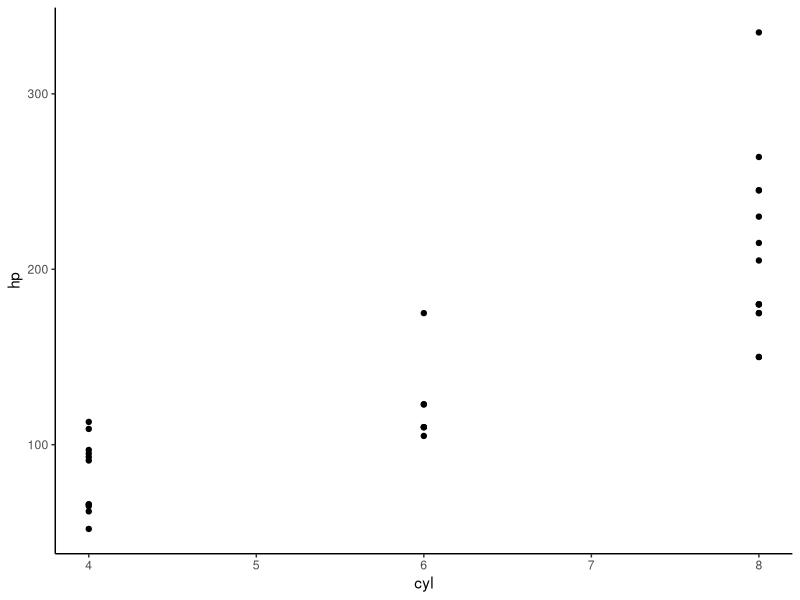

Recreate this plot in R.
library(tidyverse)

our_data <- mtcars

our_data %>%
  ggplot(
    aes(
      x = cyl,
      y = hp
    )
  ) +
  geom_point() +
  theme_classic()
